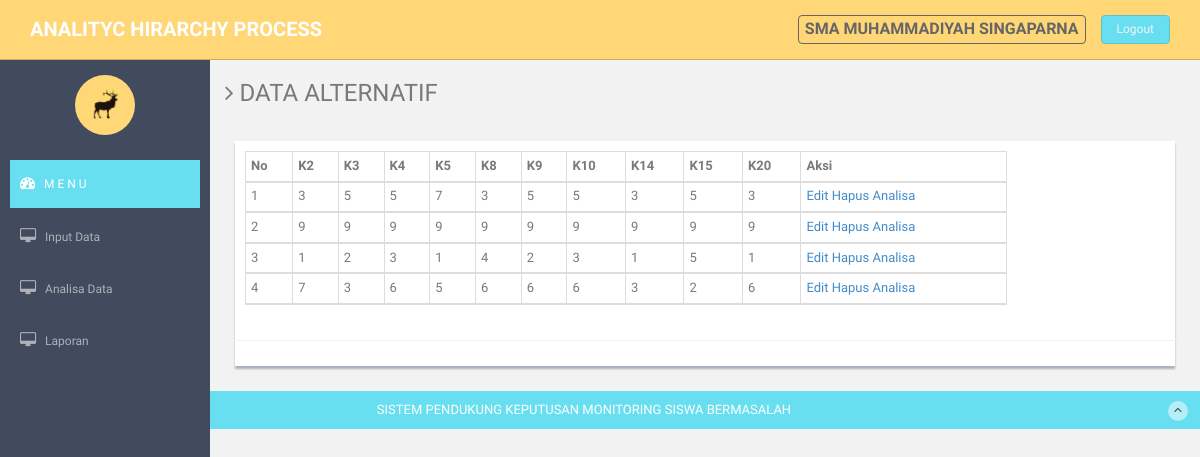
The app's page /tampil_data_kriteria.php (signed in) with its own data.
### tables this page shows
CREATE TABLE IF NOT EXISTS `t_kriteria` (
  `id_kriteria` float NOT NULL AUTO_INCREMENT,
  `k2` float NOT NULL,
  `k3` float NOT NULL,
  `k4` float NOT NULL,
  `k5` float NOT NULL,
  `k8` float NOT NULL,
  `k9` float NOT NULL,
  `k10` float NOT NULL,
  `k14` float NOT NULL,
  `k15` float NOT NULL,
  `k20` float NOT NULL,
  PRIMARY KEY (`id_kriteria`)
);

### tampil_data_kriteria.php (the view, shortened to what this page needs)
<?php
if (empty($_SESSION['username']) AND
empty($_SESSION['password'])){
 header('location:index.php');
}
else{
if ( $_SESSION['level']=='admin' ){
?>
<!DOCTYPE html>
<html lang="en">
  <head>
    <link href="assets/css/bootstrap.css" rel="stylesheet">
    <link href="assets/font-awesome/css/font-awesome.css" rel="stylesheet" />
    <link rel="stylesheet" type="text/css" href="assets/js/bootstrap-datepicker/css/datepicker.css" />
    <link rel="stylesheet" type="text/css" href="assets/js/bootstrap-daterangepicker/daterangepicker.css" />
    <link href="assets/css/style.css" rel="stylesheet">
    <link href="assets/css/style-responsive.css" rel="stylesheet">
  </head>
  <body>
  <section id="container" >
<header class="header black-bg">
            <a href="index.html" class="logo"><b>Analityc Hirarchy Process</b></a>
            <div class="top-menu">
            	<ul class="nav pull-right top-menu">
                    <li><a class="logout" href="logout.php">Logout</a></li>
            	</ul>
            </div>
			<div class="top-menu">
            	<ul class="nav pull-right top-menu">
				<li><a href="index.html" class="logo"> <b>SMA MUhammadiyah Singaparna</b> </a></li>
            	</ul>
            </div>
        </header>
      <aside>
          <div id="sidebar"  class="nav-collapse ">
              <ul class="sidebar-menu" id="nav-accordion">
              	  <p class="centered"><a href="profile.html"><img src="assets/img/ui-sam.jpg" class="img-circle" width="60"></a></p>
                  <li class="mt">
                      <a class="active" href="index.html">
                          <i class="fa fa-dashboard"></i>
                          <span>M E N U</span>
                      </a>
                  </li>
                  <li class="sub-menu">
                      <a href="javascript:;" >
                          <i class="fa fa-desktop"></i>
                          <span>Input Data</span>
                      </a>
                  </li>
				  <li class="sub-menu">
                      <a href="javascript:;" >
                          <i class="fa fa-desktop"></i>
                          <span>Analisa Data</span>
                      </a>
                  </li>
				  <li class="sub-menu">
                      <a href="javascript:;" >
                          <i class="fa fa-desktop"></i>
                          <span>Laporan</span>
                      </a>
                  </li>
              </ul>
          </div>
      </aside>
      <section id="main-content">
          <section class="wrapper">
          	<h3><i class="fa fa-angle-right"></i> DATA ALTERNATIF </h3>
          	<div class="row mt">
          		<div class="col-lg-12">
                  <div class="form-panel">
                      <form class="form-horizontal style-form" method="POST" action="aksi_input_data_kriteria.php">
                          <div class="form-group">
                              <div class="col-sm-10">
								<table class="table table-bordered table-striped table-condensed">
                              <thead>
                              <tr>
								 <th>No</th>
								 <th> K2 </th>
								 <th> K3 </th>
								 <th> K4 </th>
								 <th> K5 </th>
								 <th> K8 </th>
								 <th> K9 </th>
								 <th> K10 </th>
								 <th> K14 </th>
								 <th> K15 </th>
								 <th> K20 </th>
								 <th> Aksi </th>
								 </tr>
                              <tr>
							   <?php
								 $i=0;
								 $sql="select * from t_kriteria";
								 $tampil=mysql_query($sql);
								 while($data=mysql_fetch_array($tampil)){
								 $i++;
								 echo"
								 <tr>
								 <td>$i</td>
								 <td>$data[k2]</td>
								 <td>$data[k3]</td>
								 <td>$data[k4]</td>
								 <td>$data[k5]</td>
								 <td>$data[k8]</td>
								 <td>$data[k9]</td>
								 <td>$data[k10]</td>
								 <td>$data[k14]</td>
								 <td>$data[k15]</td>
								 <td>$data[k20]</td>
								 <td>
								<a href='edit_data_kriteria.php?id_kriteria=$data[id_kriteria]'>Edit</a>
								<a href='aksi_hapus_kriteria.php?id_kriteria=$data[id_kriteria]'>Hapus</a>
								<a href='analisa_kriteria.php?id_kriteria=$data[id_kriteria]'>Analisa</a>
								 </td>
								 </tr>";
								 }
								 ?>
                          </table>
                              </div>
                          </div>
		</section><! --/wrapper -->
      </section>
      <footer class="site-footer">
          <div class="text-center">
              SISTEM PENDUKUNG KEPUTUSAN MONITORING SISWA BERMASALAH
              <a href="form_component.html#" class="go-top">
                  <i class="fa fa-angle-up"></i>
              </a>
          </div>
      </footer>
  </section>
  </body>
</html>
<?php }else { echo "Anda bukan Administraor"; }
}
?>

### assets/css/style.css (style rules this page uses)
body { color: #797979; background: #f2f2f2; font-family: 'Ruda', sans-serif; padding: 0px !important; margin: 0px !important; font-size:13px; }
ul li { list-style: none; }
a, a:hover, a:focus { text-decoration: none; outline: none; }
#container { width: 100%; height: 100%; }
.centered { text-align: center; }
.mt { margin-top: 25px; }
ul.top-menu > li > .logout { color: #f2f2f2; font-size: 12px; border-radius: 4px; -webkit-border-radius: 4px; border: 1px solid #64c3c2 !important; padding: 5px 15px; margin-right: 15px; background: #68dff0; margin-top: 15px; }
#sidebar { width: 210px; height: 100%; position: fixed; background: #424a5d; }
#sidebar ul li { position: relative; }
ul.sidebar-menu , ul.sidebar-menu li ul.sub { margin: -2px 0 0; padding: 0; }
ul.sidebar-menu { margin-top: 75px; }
ul.sidebar-menu li { margin-bottom: 5px; margin-left:10px; margin-right:10px; }
ul.sidebar-menu li.sub-menu { line-height: 15px; }
ul.sidebar-menu li a span { display: inline-block; }
ul.sidebar-menu li a { color: #aeb2b7; text-decoration: none; display: block; padding: 15px 0 15px 10px; font-size: 12px; outline: none; -webkit-transition: all 0.3s ease; -moz-transition: all 0.3s ease; -o-transition: all 0.3s ease; -ms-transition: all 0.3s ease; transition: all 0.3s ease; }
ul.sidebar-menu li a.active, ul.sidebar-menu li a:hover, ul.sidebar-menu li a:focus { background: #68dff0; color: #fff; display: block; -webkit-transition: all 0.3s ease; -moz-transition: all 0.3s ease; -o-transition: all 0.3s ease; -ms-transition: all 0.3s ease; transition: all 0.3s ease; }
ul.sidebar-menu li a i { font-size: 15px; padding-right: 6px; }
ul.sidebar-menu li a.active i { color: #fff; }
#main-content { margin-left: 210px; }
.header, .footer { min-height: 60px; padding: 0 15px; }
.header { position: fixed; left: 0; right: 0; z-index: 1002; }
.black-bg { background: #ffd777; border-bottom: 1px solid #c9aa5f; }
.wrapper { display: inline-block; margin-top: 60px; padding-left: 15px; padding-right: 15px; padding-bottom: 15px; padding-top: 0px; width: 100%; }
a.logo { font-size: 20px; color: #ffffff; float: left; margin-top: 15px; text-transform: uppercase; }
a.logo b { font-weight: 900; }
#top_menu .nav > li, ul.top-menu > li { float: left; }
ul.top-menu > li > a { color: #666666; font-size: 16px; border-radius: 4px; -webkit-border-radius: 4px; border:1px solid #666666 !important; padding: 2px 6px; margin-right: 15px; }
.form-panel { background: #ffffff; margin: 10px; padding: 10px; box-shadow: 0px 3px 2px #aab2bd; text-align: left; }
.form-horizontal.style-form .form-group { border-bottom: 1px solid #eff2f7; padding-bottom: 15px; margin-bottom: 15px; }
.site-footer { background: #68dff0; color: #fff; padding: 10px 0; }
.go-top { margin-right: 1%; float: right; background: rgba(255,255,255,.5); width: 20px; height: 20px; border-radius: 50%; -webkit-border-radius: 50%; }
.go-top i { color: #2A3542; }

### records on screen
t_kriteria: k2 "3", k3 "5", k4 "5", k5 "7", k8 "3", k9 "5", k10 "5", k14 "3", k15 "5", k20 "3"
t_kriteria: k2 "9", k3 "9", k4 "9", k5 "9", k8 "9", k9 "9", k10 "9", k14 "9", k15 "9", k20 "9"
t_kriteria: k2 "1", k3 "2", k4 "3", k5 "1", k8 "4", k9 "2", k10 "3", k14 "1", k15 "5", k20 "1"
t_kriteria: k2 "7", k3 "3", k4 "6", k5 "5", k8 "6", k9 "6", k10 "6", k14 "3", k15 "2", k20 "6"
